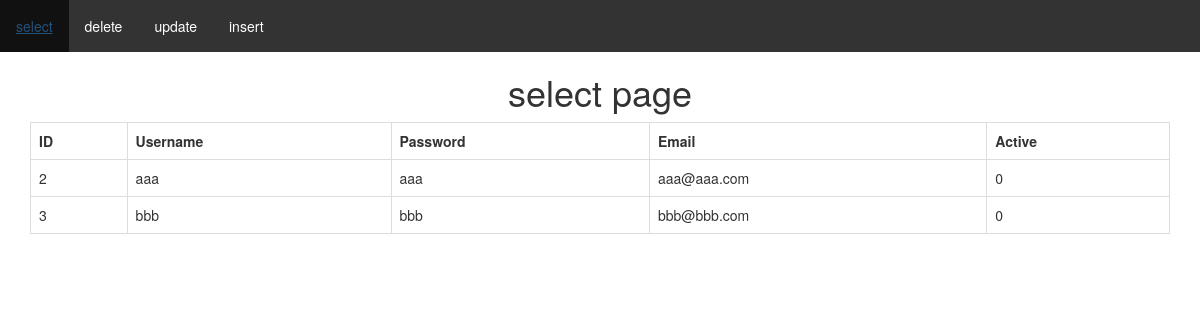
/index.php/crud, run on the app's committed database.
### tables this page shows
CREATE TABLE `users` (
  `id` int(16) NOT NULL,
  `username` varchar(64) NOT NULL,
  `password` varchar(64) NOT NULL,
  `email` varchar(64) NOT NULL,
  `active` tinyint(8) NOT NULL DEFAULT '0'
);

### application/controllers/crud.php (called while the page is built, shortened)
<?php
class Crud extends CI_Controller {
	public function __construct() {
		$this->load->helper(array('url'));
		$this->load->model('user_model');
	}
	public function index()
	{
		$this->select();
	}
	public function select()
	{
        $data["select_data"] = $this->user_model->select();
		$data['pagename'] = 'select page';
		$this->load->view('crud/select', $data);
	}
}

### index.php (called while the page is built, shortened)
<?php
require_once BASEPATH.'core/CodeIgniter.php';

### application/models/user_model.php (called while the page is built, shortened)
<?php
class User_model extends CI_Model {
	 function select()
      {
      	$sql =  "SELECT * FROM `users`";
		$query = $this->db->query($sql);
		return $query;
      }
}

### application/views/crud/select.php (the view, shortened to what this page needs)
<h1   style="text-align:center;"> <?php  echo $pagename;  ?> </h1>
      <div class="table-responsive">
           <table class="table table-bordered">
                <tr>
                     <th>ID</th>
                     <th>Username</th>
                     <th>Password</th>
                     <th>Email</th>
                     <th>Active</th>
                </tr>
           <?php
           if($select_data->num_rows() > 0)
           {
                foreach($select_data->result() as $row)
                {
           ?>
                <tr>
                     <td><?php echo $row->id; ?></td>
                     <td><?php echo $row->username; ?></td>
                     <td><?php echo $row->password; ?></td>
                     <td><?php echo $row->email; ?></td>
                     <td><?php echo $row->active; ?></td>
                </tr>
           <?php
                }
           }
           else
           {
           ?>
                <tr>
                     <td colspan="5">No Data Found</td>
                </tr>
           <?php
           }
           ?>
           </table>
        </div>

### data on the page
users: id "2", username "aaa", password "aaa", email "aaa@aaa.com", active "0"
users: id "3", username "bbb", password "bbb", email "bbb@bbb.com", active "0"

### other printed values
$pagename "select page"
